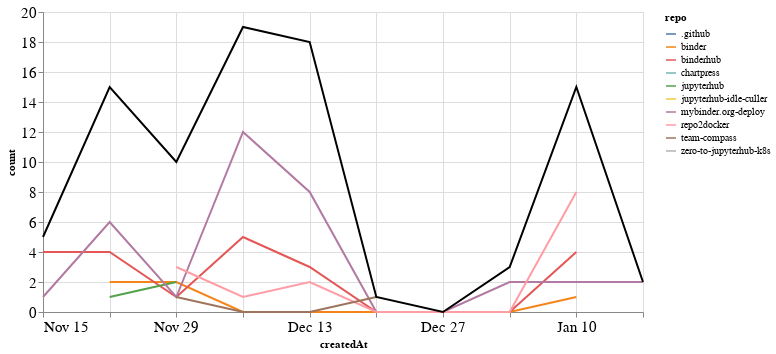

Notebook cell for this chart:
### Markdown cell above
### Comments

### Code cell
comments_time = comments.groupby('repo').resample('W', on='createdAt').count()['author'].reset_index()
comments_time = comments_time.rename(columns={'author': 'count'})
comments_time_total = comments_time.groupby('createdAt').agg({"count": "sum"}).reset_index()
ch1 = alt.Chart(comments_time, width=600).mark_line().encode(
    x='createdAt',
    y='count',
    color='repo',
    tooltip="repo"
)

ch2 = alt.Chart(comments_time_total, width=600).mark_line(color="black").encode(
    x='createdAt',
    y='count',
)

ch1 + ch2

### Figure 1 — Vega-Lite specification as saved in the notebook (floating-point values rounded to 4 significant figures)
{"config": {"axisLeft": {"labelFontSize": 15}, "axisBottom": {"labelFontSize": 15}}, "layer": [{"data": {"name": "data-558ed844f30145d6387c80664f67b743"}, "mark": "line", "encoding": {"color": {"type": "nominal", "field": "repo"}, "tooltip": {"type": "nominal", "field": "repo"}, "x": {"type": "temporal", "field": "createdAt"}, "y": {"type": "quantitative", "field": "count"}}, "width": 600}, {"data": {"name": "data-debf801226b584d1c458eb7a1df546d8"}, "mark": {"type": "line", "color": "black"}, "encoding": {"x": {"type": "temporal", "field": "createdAt"}, "y": {"type": "quantitative", "field": "count"}}, "width": 600}], "$schema": "https://vega.github.io/schema/vega-lite/v4.8.1.json", "datasets": {"data-558ed844f30145d6387c80664f67b743": [{"repo": ".github", "createdAt": "2020-12-06T00:00:00", "count": 1}, {"repo": "binder", "createdAt": "2020-11-22T00:00:00", "count": 2}, {"repo": "binder", "createdAt": "2020-11-29T00:00:00", "count": 2}, {"repo": "binder", "createdAt": "2020-12-06T00:00:00", "count": 0}, {"repo": "binder", "createdAt": "2020-12-13T00:00:00", "count": 0}, {"repo": "binder", "createdAt": "2020-12-20T00:00:00", "count": 0}, {"repo": "binder", "createdAt": "2020-12-27T00:00:00", "count": 0}, {"repo": "binder", "createdAt": "2021-01-03T00:00:00", "count": 0}, {"repo": "binder", "createdAt": "2021-01-10T00:00:00", "count": 1}, {"repo": "binderhub", "createdAt": "2020-11-15T00:00:00", "count": 4}, {"repo": "binderhub", "createdAt": "2020-11-22T00:00:00", "count": 4}, {"repo": "binderhub", "createdAt": "2020-11-29T00:00:00", "count": 1}, {"repo": "binderhub", "createdAt": "2020-12-06T00:00:00", "count": 5}, {"repo": "binderhub", "createdAt": "2020-12-13T00:00:00", "count": 3}, {"repo": "binderhub", "createdAt": "2020-12-20T00:00:00", "count": 0}, {"repo": "binderhub", "createdAt": "2020-12-27T00:00:00", "count": 0}, {"repo": "binderhub", "createdAt": "2021-01-03T00:00:00", "count": 0}, {"repo": "binderhub", "createdAt": "2021-01-10T00:00:00", "count": 4}, {"repo": "chartpress", "createdAt": "2020-11-22T00:00:00", "count": 2}, {"repo": "jupyterhub", "createdAt": "2020-11-22T00:00:00", "count": 1}, {"repo": "jupyterhub", "createdAt": "2020-11-29T00:00:00", "count": 2}, {"repo": "jupyterhub-idle-culler", "createdAt": "2021-01-03T00:00:00", "count": 1}, {"repo": "mybinder.org-deploy", "createdAt": "2020-11-15T00:00:00", "count": 1}, {"repo": "mybinder.org-deploy", "createdAt": "2020-11-22T00:00:00", "count": 6}, {"repo": "mybinder.org-deploy", "createdAt": "2020-11-29T00:00:00", "count": 1}, {"repo": "mybinder.org-deploy", "createdAt": "2020-12-06T00:00:00", "count": 12}, {"repo": "mybinder.org-deploy", "createdAt": "2020-12-13T00:00:00", "count": 8}, {"repo": "mybinder.org-deploy", "createdAt": "2020-12-20T00:00:00", "count": 0}, {"repo": "mybinder.org-deploy", "createdAt": "2020-12-27T00:00:00", "count": 0}, {"repo": "mybinder.org-deploy", "createdAt": "2021-01-03T00:00:00", "count": 2}, {"repo": "mybinder.org-deploy", "createdAt": "2021-01-10T00:00:00", "count": 2}, {"repo": "mybinder.org-deploy", "createdAt": "2021-01-17T00:00:00", "count": 2}, {"repo": "repo2docker", "createdAt": "2020-11-29T00:00:00", "count": 3}, {"repo": "repo2docker", "createdAt": "2020-12-06T00:00:00", "count": 1}, {"repo": "repo2docker", "createdAt": "2020-12-13T00:00:00", "count": 2}, {"repo": "repo2docker", "createdAt": "2020-12-20T00:00:00", "count": 0}, {"repo": "repo2docker", "createdAt": "2020-12-27T00:00:00", "count": 0}, {"repo": "repo2docker", "createdAt": "2021-01-03T00:00:00", "count": 0}, {"repo": "repo2docker", "createdAt": "2021-01-10T00:00:00", "count": 8}, {"repo": "team-compass", "createdAt": "2020-11-29T00:00:00", "count": 1}, {"repo": "team-compass", "createdAt": "2020-12-06T00:00:00", "count": 0}, {"repo": "team-compass", "createdAt": "2020-12-13T00:00:00", "count": 0}, {"repo": "team-compass", "createdAt": "2020-12-20T00:00:00", "count": 1}, {"repo": "zero-to-jupyterhub-k8s", "createdAt": "2020-12-13T00:00:00", "count": 5}], "data-debf801226b584d1c458eb7a1df546d8": [{"createdAt": "2020-11-15T00:00:00", "count": 5}, {"createdAt": "2020-11-22T00:00:00", "count": 15}, {"createdAt": "2020-11-29T00:00:00", "count": 10}, {"createdAt": "2020-12-06T00:00:00", "count": 19}, {"createdAt": "2020-12-13T00:00:00", "count": 18}, {"createdAt": "2020-12-20T00:00:00", "count": 1}, {"createdAt": "2020-12-27T00:00:00", "count": 0}, {"createdAt": "2021-01-03T00:00:00", "count": 3}, {"createdAt": "2021-01-10T00:00:00", "count": 15}, {"createdAt": "2021-01-17T00:00:00", "count": 2}]}}
